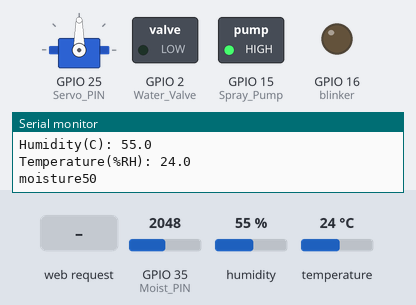
The sketch below on a simulated ESP32. Parts: servo, switched loads named in the sketch (green lamp = pin HIGH), output pins drawn as LEDs (lit = HIGH), the last lines printed to the serial monitor. The inputs (shaded band) are chosen by the test bench; at power-on: GPIO 35 (Moist_PIN) = 2048, humidity 55 %, temperature 24 °C. WiFi joins after 1.5 s; servers stay silent unless stated; storage starts empty.

Above: at 2.2 s.
2.3 s: HTTP request GET /TogRel received
At 3.5 s:
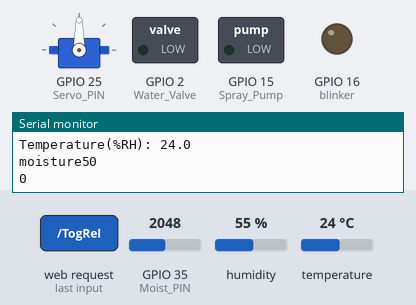
At 3.88 s:
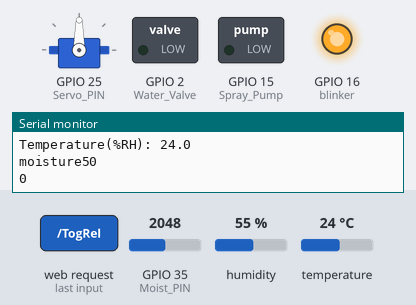
8.1 s: HTTP request GET /TogRel received
At 9.68 s:
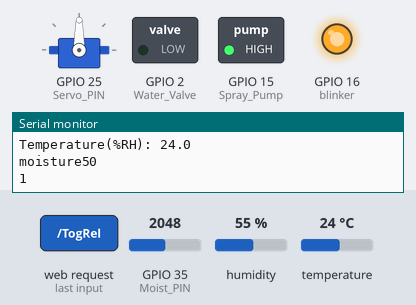
Timing chart, 0 to 24.6 s (numbered marks = the images above; inputs shaded):
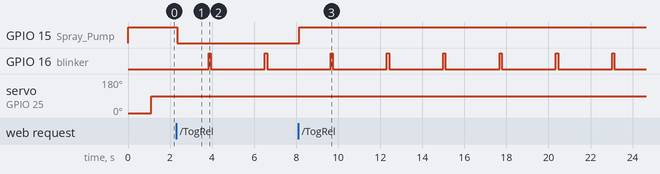

Measured:
- after the input at 2.3 s, GPIO 15 (Spray_Pump): HIGH → LOW at once
- after the input at 8.1 s, GPIO 15 (Spray_Pump): LOW → HIGH at once
- by itself, GPIO 16 (blinker): alternates HIGH for 0.10 s and LOW for 2.6 s

The sketch:

SmartGreenhouseV2.ino
```cpp
#include <FS.h>
#include "SPIFFS.h"
#include <ESPAsyncWebServer.h>
#include <WiFi.h>
#include <ArduinoJson.h>
#include <Wire.h>
#include "SHT2x.h"
#include <Servo.h>

#define Moist_PIN 35
#define Spray_Pump 15
#define Water_Valve 2
#define Servo_PIN 25
#define sensorPower 5
#define blinker 16

char* ssid;//     = "DIGI_08f670";
char* password;// = "aa21f709";

AsyncWebServer server(80);

int temp;
int moist;
int humid;
bool sts;
int minTemp;
int maxTemp;
int minMoist;
int maxMoist;
int minHumid;
int maxHumid;
SHT2x SHT2x;
Servo servo;

void ConfigSensors(){
  File file = SPIFFS.open("/config.json","r");
  String json="";
  DynamicJsonDocument doc (1024);
  while (file.available())
  {
    json+=char(file.read());
  }
  deserializeJson(doc, json);
  minTemp = doc["minTemp"].as<int>();
  maxTemp = doc["maxTemp"].as<int>();
  minHumid = doc["minHumid"].as<int>();
  maxHumid = doc["maxHumid"].as<int>();
  minMoist = doc["minMoist"].as<int>();
  maxMoist = doc["maxMoist"].as<int>();
  Serial.print("minTemp:");
  Serial.println(minTemp);
  Serial.print("maxTemp:");
  Serial.println(maxTemp);
  Serial.print("minHumid:");
  Serial.println(minHumid);
  Serial.print("maxHumid:");
  Serial.println(maxHumid);
  Serial.print("minMoist:");
  Serial.println(minMoist);
  Serial.print("maxMoist:");
  Serial.println(maxMoist);
  //ssid=doc["ssid"];
  //password=doc["password"];
  file.close();
  }

void ConfigWifi(){
  File file = SPIFFS.open("/wifi.json","r");
  String json="";
  DynamicJsonDocument doc (1024);
  while (file.available())
  {
    json+=char(file.read());
  }
  deserializeJson(doc, json);
  String s = doc["ssid"].as<String>();
  String p = doc["password"].as<String>();
  ssid =const_cast<char*>(s.c_str());
  password =const_cast<char*>(p.c_str());
  Serial.print("Ssid:");
  Serial.println(ssid);
  Serial.print("Pass:");
  Serial.println(password);
  //ssid=doc["ssid"];
  //password=doc["password"];
  file.close();
  ConnectToWifi();
}

void SaveSensorConfig(int a, int b, int c, int d, int e, int f)
{
  File file = SPIFFS.open("/config.json","w");
  DynamicJsonDocument doc(1024);
  doc["minTemp"]=a;
  doc["maxTemp"]=b;
  doc["minHumid"]=c;
  doc["maxHumid"]=d;
  doc["minMoist"]=e;
  doc["maxMoist"]=f;
  serializeJson(doc,file);
  file.close();
}

void SaveWifiConfig(String a, String b)
{
  File file = SPIFFS.open("/wifi.json","w");
  DynamicJsonDocument doc(1024);
  doc["ssid"]=a;
  doc["password"]=b;
  serializeJson(doc,file);
  file.close();
}

String SendParams()
{
  return String(minTemp)+ " " + String(maxTemp) + " " + String(minHumid) + " "+ String(maxHumid)+ " " + String(minMoist)+ " " + String(maxMoist);
}

void ConnectToWifi(){

  WiFi.begin(ssid, password);
  delay (1000);
  if(WiFi.status()==WL_CONNECTED)
  {
  sts=1;
  }
  else
  {
    SetAsAP();
  }
}

void SetAsAP(){
  const char* ssidAP="Smart GreenHouse";
  const char* passAP="pass1234";
  WiFi.softAP(ssidAP, passAP);
  Serial.println(WiFi.softAPIP());
  sts=0;
}

void Blink(){
  delay(500);
  digitalWrite(blinker,HIGH);
  delay(100);
  digitalWrite(blinker,LOW);
}

void Mapping(){
  server.on("/", HTTP_GET, [](AsyncWebServerRequest *request){
    request->send(SPIFFS, "/index.html", "text/html");
    });
    server.on("/connect", HTTP_GET, [](AsyncWebServerRequest *request){
    request->send(SPIFFS, "/connect.html", "text/html");
    });
    server.on("/config", HTTP_GET, [](AsyncWebServerRequest *request){
    request->send(SPIFFS, "/config.html", "text/html");
    });
    server.on("/temperature", HTTP_GET, [](AsyncWebServerRequest *request){
    request->send_P(200, "text/plain", readSHTTemperature().c_str());
     });
    server.on("/moisture", HTTP_GET, [](AsyncWebServerRequest *request){
    request->send_P(200, "text/plain", readMoist().c_str());
    });
    server.on("/TogRel", HTTP_GET, [](AsyncWebServerRequest *request){
    request->send_P(200, "text/plain", TogRel().c_str());
    });
    server.on("/SendParams", HTTP_GET, [](AsyncWebServerRequest *request){
    request->send_P(200, "text/plain", SendParams().c_str());
    });
    server.on("/WifiCredentials", HTTP_GET, [](AsyncWebServerRequest *request){
      int paramsNr = request->params();
      Serial.println(paramsNr);
      String NewSsid;
      String NewPass;

      for(int i=0;i<paramsNr;i++)
      {
        AsyncWebParameter* p = request->getParam(i);
        if ((p->name())=="ssid" ){
          String str=p->value();
          NewSsid=str;
        }
        else if ((p->name())=="pass")
        {
          String str=p->value();
          NewPass=str;
        }
      }
      SaveWifiConfig(NewSsid,NewPass);
      WiFi.disconnect();
      WiFi.softAPdisconnect (true);
      ConfigWifi();
    request->send_P(200, "text/plain", "Sent");
    });
    server.on("/SaveConfig", HTTP_GET, [](AsyncWebServerRequest *request){
      int paramsNr = request->params();
      Serial.println(paramsNr);
        AsyncWebParameter* p;
        p = request->getParam(0);
        minTemp = p->value().toInt();
        p = request->getParam(1);
        maxTemp = p->value().toInt();
        p = request->getParam(2);
        minHumid = p->value().toInt();
        p = request->getParam(3);
        maxHumid = p->value().toInt();
        p = request->getParam(4);
        minMoist = p->value().toInt();
        p = request->getParam(5);
        maxMoist = p->value().toInt();

        SaveSensorConfig(minTemp,maxTemp,minHumid,maxHumid,minMoist,maxMoist);

    request->send_P(200, "text/plain", "Sent");
    });

    server.on("/humidity", HTTP_GET, [](AsyncWebServerRequest *request){
    request->send_P(200, "text/plain", readSHTHumidity().c_str());
    });
  }


String TogRel()
{
   digitalWrite(Spray_Pump, !digitalRead(Spray_Pump));
   delay(1000);
   Serial.println(digitalRead(Spray_Pump));
   return String(digitalRead(Spray_Pump));
}

String readMoist() {
  moist =map(analogRead(Moist_PIN),0,4096,100,0);
  Serial.print("moisture");
  Serial.println(moist);
  return String (moist);
}

String readSHTTemperature() {
  Serial.print("Temperature(%RH): ");
  Serial.println(SHT2x.GetTemperature(),1);
  temp=SHT2x.GetTemperature(),1;
  return String(temp);
}

String readSHTHumidity() {
  Serial.print("Humidity(C): ");
  Serial.println(SHT2x.GetHumidity(),1);
  humid = SHT2x.GetHumidity(),1;
  return String(humid);
}

void actions(){
    if (moist<minMoist)
    {
      digitalWrite(Water_Valve, HIGH);
    }
    else if (moist>maxMoist)
    {
      digitalWrite(Water_Valve, LOW);
    }
    if (temp<minTemp){
      servo.write(0);
    }
    else if (temp>maxTemp){
      servo.write(90);
    }
  }

  void setup() {
  pinMode(blinker,OUTPUT);
  pinMode(Moist_PIN,INPUT);
  pinMode(Spray_Pump,OUTPUT);
  pinMode (Water_Valve,OUTPUT);
  digitalWrite(Water_Valve,LOW);
  digitalWrite(Spray_Pump,HIGH);
  servo.attach(Servo_PIN);
  servo.write(0);
  if(!SPIFFS.begin())
  {
    Serial.println("error");
    return;
  }
  ConfigWifi();
  ConfigSensors();
  Serial.println(WiFi.localIP());
  Serial.println(sts);
  // mapping pages and actions
  Mapping();
  server.begin();
  Wire.begin(5,22);
  SHT2x.begin();
  Serial.begin(115200);
}

void loop()
{
  readSHTHumidity();
  readSHTTemperature();
  readMoist();
  actions();
  delay(2000);
  if(sts==0)
  {
    Blink();
  }
}
```
